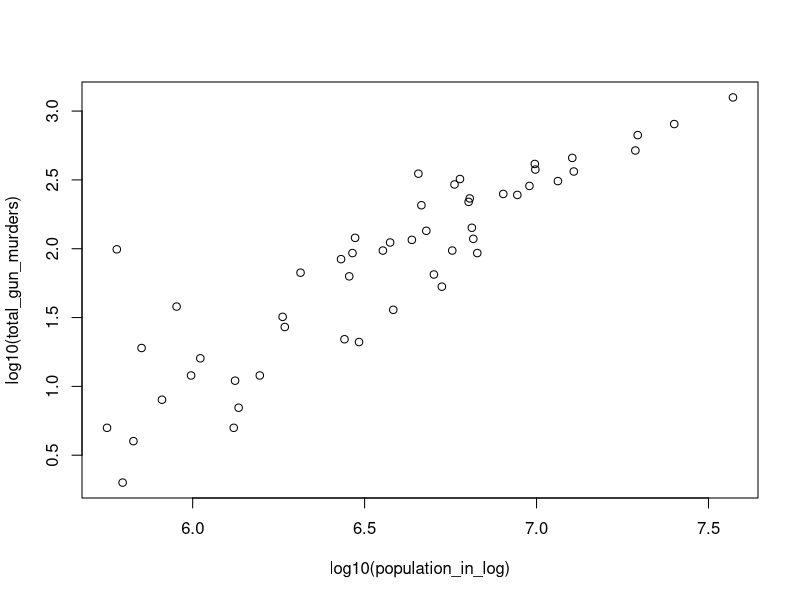
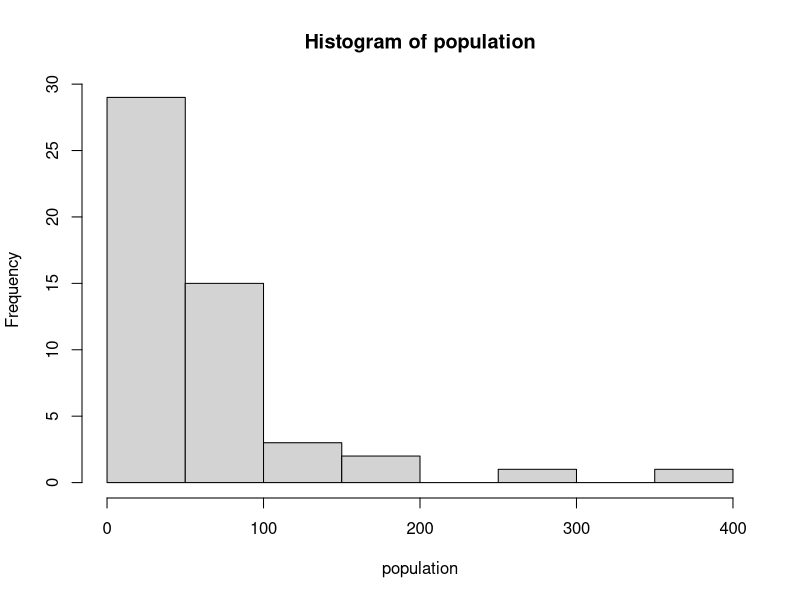
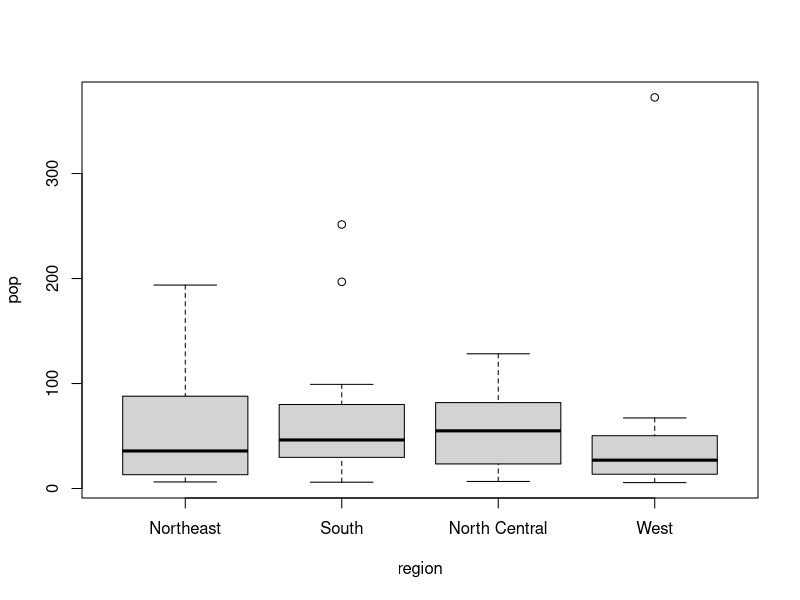

These figures' R source, in order:
## ---- chunk 1
knitr::opts_chunk$set(echo = TRUE)
## ---- chunk 2
library(dslabs)
data("murders") 

## ---- chunk 3
pop = murders$population
sort(pop)
sort(pop)[1]
## ---- chunk 4
pop2=order(pop)
pop2[1]
## ---- chunk 5
which.min(pop)
## ---- chunk 6
statemin=murders$state
statemin[which.min(pop)]
## ---- chunk 7
ranks=rank(pop)
my_df = data.frame(name = murders$state, rank = ranks)
my_df
## ---- chunk 8
ind = order(my_df$rank)
rank2= sort(my_df$rank)
my_df = data.frame(name = my_df$name[ind], rank = rank2)
my_df
## ---- chunk 9
population_in_log <- murders$population
total_gun_murders <- murders$total
plot(log10(population_in_log), log10(total_gun_murders)) 
## ---- chunk 10
population <- with(murders, population/100000)
hist(population)
## ---- chunk 11
pop <- with(murders,population/ 100000)
boxplot(pop~region, data = murders) 
